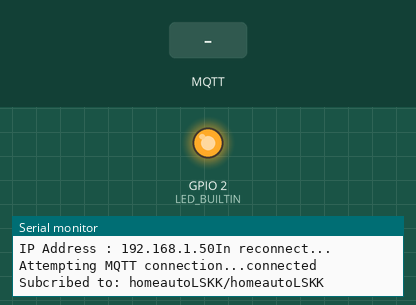
Simulated run of this sketch. Board: ESP8266 (NodeMCU). Shown: output pins drawn as LEDs (lit = HIGH, except the on-board LED, lit = LOW), the last lines printed to the serial monitor. Dashed ring = blinking. Inputs (shaded band) come from the test bench. WiFi joins after 1.5 s; servers stay silent unless stated; no MQTT or app messages arrive unless stated.

Above: at 2.7 s.
2.8 s: MQTT message "B" arrives on the first subscribed topic
At 3.6 s:
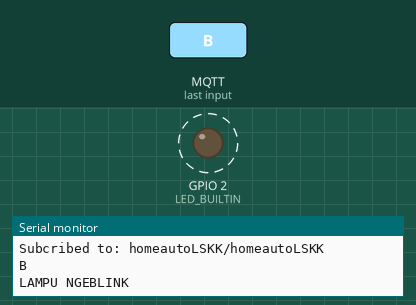
Timing chart, 0 to 11.8 s (numbered marks = the images above; inputs shaded):
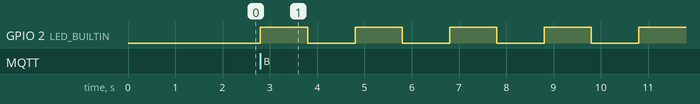

The sketch:

mqtt_wifimanager.ino
```cpp
// MQTT + WIFIMANAGER
// AUTOMATIC CHANGE WIFI
// Coded and Tested By Ari

#include <WiFiManager.h>
#include <PubSubClient.h>
#include <ESP8266WiFi.h>

const char *mqtt_server = "rmq2.******.id";
const char *mqtt_user   = "/mahasiswaubl:ubliot";
const char *mqtt_pass   = "******";
const char *mqtt_topic  = "homeautoLSKK/homeautoLSKK";
const char *mqtt_cl     = "homeautoLSKK";
char smqtt_port[5] = "1883";
bool shouldSaveConfig = false;
int KondisiLed = 0 ;


WiFiClient espClient;
PubSubClient client(espClient);

void setup (){
  Serial.begin(115200);
  pinMode(LED_BUILTIN, OUTPUT);
  WiFiManagerParameter custom_mqtt_server("server", "mqtt server", mqtt_server, 40);
  String(smqtt_port).toCharArray(smqtt_port, 5);
  WiFiManagerParameter custom_mqtt_port("port", "mqtt port", smqtt_port, 5);
  WiFiManagerParameter custom_mqtt_user("user", "mqtt user", mqtt_user, 40);
  WiFiManagerParameter custom_mqtt_password("password", "mqtt password", mqtt_pass, 40);

  WiFiManager WM;
  WM.setSaveConfigCallback(saveConfigCallback);
  WM.addParameter(&custom_mqtt_server);
  WM.addParameter(&custom_mqtt_port);
  WM.addParameter(&custom_mqtt_user);
  WM.addParameter(&custom_mqtt_password);

  WM.resetSettings();
  WM.setAPStaticIPConfig(IPAddress(192,168,0,1), IPAddress(192,168,0,1), IPAddress(255,255,255,0));
  WM.autoConnect("ESP666", "12345678");
  Serial.print("IP Address : ");
  Serial.print(WiFi.localIP());
  client.setServer(mqtt_server, 1883);
  client.setCallback(callback);

}
void loop (){
   if(!client.connected()){
    reconnect();
   }else{
    client.loop();
    digitalWrite(LED_BUILTIN, KondisiLed);
   }
}
void saveConfigCallback () {
  Serial.println("Should save config");
  shouldSaveConfig = true;
}
void callback(char* mqtt_topic, byte* payload , unsigned int length) {
  String response;

  for (int i = 0; i < length; i++) {
    response += (char)payload[i];
  }

  Serial.println(response);
  if(response == "M"){
    Serial.println("LAMPU DIMATIKAN");
    KondisiLed = 1;
  }
  if (response == "H"){
    Serial.println("LAMPU DIHIDUPKAN");
    KondisiLed = 0;
  }
  if (response == "B"){
    Serial.println("LAMPU NGEBLINK");
    ngeblink();
  }
}
void reconnect() {
  // Loop until we're reconnected
  Serial.println("In reconnect...");
  while (!client.connected()) {
    Serial.print("Attempting MQTT connection...");
    // Attempt to connect
    if(client.connect(mqtt_cl, mqtt_user, mqtt_pass)) {
      client.subscribe(mqtt_topic);
      Serial.println("connected");
      Serial.print("Subcribed to: ");
      Serial.println(mqtt_topic);
    } else {
      Serial.print("failed, rc=");
      Serial.print(client.state());
      Serial.println(" try again in 5 seconds");
      // Wait 5 seconds before retrying
      delay(5000);
    }
  }
}

void ngeblink(){
  for(int a = 0;a <= 10; a++){
    digitalWrite(LED_BUILTIN, 1);
    delay(1000);
    digitalWrite(LED_BUILTIN, 0);
    delay(1000);
  }
}
```

Measured:
- after the input at 2.8 s, GPIO 2 (LED_BUILTIN): alternates HIGH for 1.0 s and LOW for 1.0 s, starting at once
